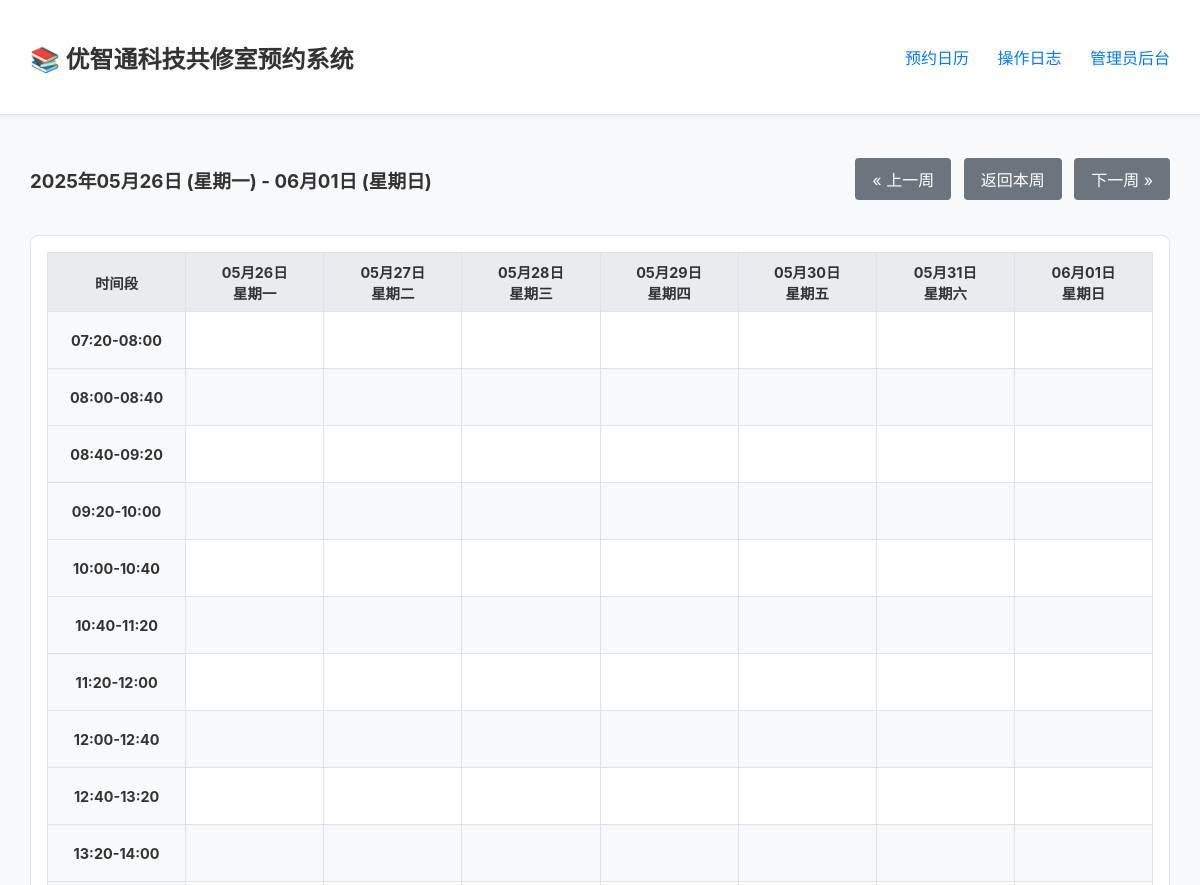
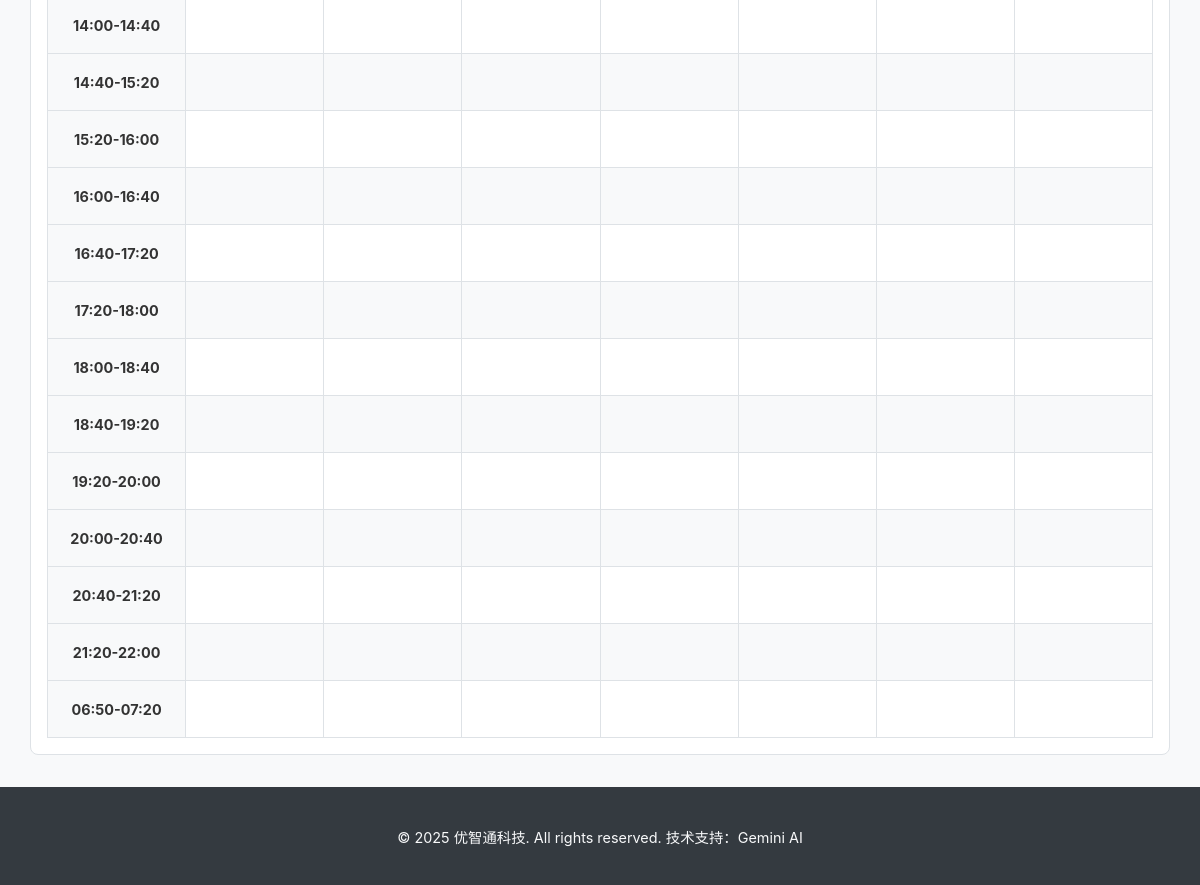
Page /schedule?start_date=2025-05-26 on the committed database (2 pictures, top to bottom).
### app.py (models this page shows)
    class TimeSlot(sql_alchemy_db.Model):
        id = sql_alchemy_db.Column(sql_alchemy_db.Integer, primary_key=True)
        slot_value = sql_alchemy_db.Column(sql_alchemy_db.String(50), unique=True, nullable=False)
        order = sql_alchemy_db.Column(sql_alchemy_db.Integer)

### app.py (the view)
@app.route('/schedule')
@check_db_connection
def schedule():
    start_date_str = request.args.get('start_date')
    today = date.today()
    start_date = datetime.strptime(start_date_str, '%Y-%m-%d').date() if start_date_str else today
    current_monday = start_date - timedelta(days=start_date.weekday())
    week_dates = [(current_monday + timedelta(days=i)) for i in range(7)]
    reservations = {}
    special_dates = set()
    time_slots = get_time_slots()  # *** 修改点：从数据库动态获取 ***
    if db_is_redis:
        special_dates = db.smembers('special_dates') or set()
        with db.pipeline() as pipe:
            for d in week_dates:
                for ts in time_slots: pipe.get(f"reservation:{d.isoformat()}:{ts}")
            results = pipe.execute()
        i = 0
        for d in week_dates:
            for ts in time_slots:
                if results[i]: reservations[f"{d.isoformat()}:{ts}"] = results[i]
                i += 1
    else:
        res_results = Reservation.query.all();
        special_dates = {sd.date_str for sd in SpecialDate.query.all()}
        for res in res_results: reservations[res.id] = res.user_name
    return render_template(
        'index.html',
        week_dates=week_dates, time_slots=time_slots, reservations=reservations,
        special_dates=special_dates, special_date_name="斋日", date_range_start=week_dates[0],
        date_range_end=week_dates[-1], prev_week_start_date=(current_monday - timedelta(weeks=1)).isoformat(),
        next_week_start_date=(current_monday + timedelta(weeks=1)).isoformat(), today_start_date=today.isoformat()
    )

### app.py (called while the page is built)
def get_time_slots():
    if db_is_redis:
        return db.lrange(TIME_SLOTS_KEY, 0, -1)
    else:
        slots = TimeSlot.query.order_by(TimeSlot.order).all()
        return [s.slot_value for s in slots]

def check_db_connection(f):
    @wraps(f)
    def decorated_function(*args, **kwargs):
        db_handle = db if db_is_redis else db.session
        if db_handle is None: return "数据库连接失败，请检查服务器配置或环境变量。", 503
        return f(*args, **kwargs)
    return decorated_function

### templates/index.html (shortened to what this page needs)
{% extends "base.html" %}
{% block content %}
<div class="schedule-header">
    <div class="date-range">
        <h3>{{ date_range_start.strftime('%Y年%m月%d日') }} ({{ date_range_start.strftime('%A') | replace('Monday', '星期一') | replace('Tuesday', '星期二') | replace('Wednesday', '星期三') | replace('Thursday', '星期四') | replace('Friday', '星期五') | replace('Saturday', '星期六') | replace('Sunday', '星期日') }}) - {{ date_range_end.strftime('%m月%d日') }} ({{ date_range_end.strftime('%A') | replace('Monday', '星期一') | replace('Tuesday', '星期二') | replace('Wednesday', '星期三') | replace('Thursday', '星期四') | replace('Friday', '星期五') | replace('Saturday', '星期六') | replace('Sunday', '星期日') }})</h3>
    </div>
    <div class="navigation">
        <a href="{{ url_for('schedule', start_date=prev_week_start_date) }}" class="button">&laquo; 上一周</a>
        <a href="{{ url_for('schedule', start_date=today_start_date) }}" class="button">返回本周</a>
        <a href="{{ url_for('schedule', start_date=next_week_start_date) }}" class="button">下一周 &raquo;</a>
    </div>
</div>
<div class="schedule-grid-container">
    <table class="schedule-grid">
        <thead>
            <tr>
                <th class="time-header">时间段</th>
                {% for day in week_dates %}
                <th class="{% if day.isoformat() in special_dates %}special-date{% endif %}">
                    {{ day.strftime('%m月%d日') }}<br>
                    {{ day.strftime('%A') | replace('Monday', '星期一') | replace('Tuesday', '星期二') | replace('Wednesday', '星期三') | replace('Thursday', '星期四') | replace('Friday', '星期五') | replace('Saturday', '星期六') | replace('Sunday', '星期日') }}
                </th>
                {% endfor %}
            </tr>
        </thead>
        <tbody>
            {% for time_slot in time_slots %}
            <tr>
                <td class="time-slot-label">{{ time_slot }}</td>
                {% for day in week_dates %}
                {% set res_key = day.isoformat() + ':' + time_slot %}
                <td data-date="{{ day.isoformat() }}" data-time="{{ time_slot }}" data-user="{{ reservations.get(res_key, '') }}">
                </td>
                {% endfor %}
            </tr>
            {% endfor %}
        </tbody>
    </table>
</div>
{% endblock %}

### static/css/style.css (style rules this page uses)
:root { --primary-color: #007bff; --primary-hover-color: #0056b3; --danger-color: #dc3545; --danger-hover-color: #c82333; --special-date-bg: #fff3cd; --border-color: #dee2e6; --background-color: #f8f9fa; --text-color: #333; --header-bg: #ffffff; --footer-bg: #343a40; --footer-text: #f8f9fa; --font-family: -apple-system, BlinkMacSystemFont, "Segoe UI", Roboto, "Helvetica Neue", Arial, sans-serif; }
body { font-family: var(--font-family); margin: 0; background-color: var(--background-color); color: var(--text-color); display: flex; flex-direction: column; min-height: 100vh; }
.button, .button-primary, .button-danger, .button-danger-small { display: inline-block; padding: 0.5rem 1rem; border: 1px solid transparent; border-radius: 0.25rem; text-decoration: none; cursor: pointer; font-size: 1rem; transition: all 0.2s ease-in-out; text-align: center; }
.button { background-color: #6c757d; color: white; }
.schedule-header { display: flex; justify-content: space-between; align-items: center; flex-wrap: wrap; margin-bottom: 1.5rem; }
.navigation a { margin-left: 0.5rem; }
.schedule-grid-container { overflow-x: auto; background: white; border: 1px solid var(--border-color); border-radius: 8px; padding: 1rem; }
.schedule-grid { width: 100%; border-collapse: collapse; table-layout: fixed; }
.schedule-grid th, .schedule-grid td { border: 1px solid var(--border-color); padding: 0.5rem; text-align: center; min-width: 120px; font-size: 0.9rem; }
.schedule-grid thead th { background-color: #e9ecef; position: sticky; top: 0; z-index: 10; }
.schedule-grid .time-header { min-width: 100px; }
.schedule-grid .time-slot-label { font-weight: bold; background-color: #f8f9fa; }
.schedule-grid tbody td { cursor: pointer; transition: background-color 0.2s; height: 40px; white-space: nowrap; overflow: hidden; text-overflow: ellipsis; }
table { width: 100%; border-collapse: collapse; }
table th, table td { padding: 0.75rem; border-bottom: 1px solid var(--border-color); text-align: left; }
table thead th { background-color: #e9ecef; }
table tbody tr:nth-child(even) { background-color: #f8f9fa; }

### rows in the picture
TimeSlot: slot_value "07:20-08:00"
TimeSlot: slot_value "08:00-08:40"
TimeSlot: slot_value "08:40-09:20"
TimeSlot: slot_value "09:20-10:00"
TimeSlot: slot_value "10:00-10:40"
TimeSlot: slot_value "10:40-11:20"
TimeSlot: slot_value "11:20-12:00"
TimeSlot: slot_value "12:00-12:40"
TimeSlot: slot_value "12:40-13:20"
TimeSlot: slot_value "13:20-14:00"
TimeSlot: slot_value "14:00-14:40"
TimeSlot: slot_value "14:40-15:20"
TimeSlot: slot_value "15:20-16:00"
TimeSlot: slot_value "16:00-16:40"
TimeSlot: slot_value "16:40-17:20"
TimeSlot: slot_value "17:20-18:00"
TimeSlot: slot_value "18:00-18:40"
TimeSlot: slot_value "18:40-19:20"
TimeSlot: slot_value "19:20-20:00"
TimeSlot: slot_value "20:00-20:40"
TimeSlot: slot_value "20:40-21:20"
TimeSlot: slot_value "21:20-22:00"
TimeSlot: slot_value "06:50-07:20"

### other values in the picture
{{ date_range_start.strftime('%Y年%m月%d日') }} "2025年05月26日"
{{ date_range_end.strftime('%m月%d日') }} "06月01日"
{{ day.strftime('%m月%d日') }} "05月26日" "05月27日" "05月28日" "05月29日" "05月30日" "05月31日" "06月01日"
